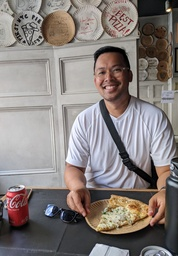
#> input picture Images/best_pizza.jpg, 178 x 256 px, shrunk from 2786 x 4017 before the run, found by its file name
$ python colour_helper.py
#> lines starting #> are read from the running program, lines starting #| are printed output that depends on the picture; after the words box and inside, x2 and y2 are one past the last pixel; in counts of white or black regions, pixels touching at a corner belong together
# Colour Helper
# Emma
# 13 December 2023

# Do you need help with colours?
# This is for you!

def pixel_to_string(pixel: tuple) -> list:
    """Take a rgb 3-tuple and "interpret it" as a colour and return that colour's name

    Params:
        pixel - 3-tuple of (red, green, blue)

    Return:
        String representing the colour
    """
    r, g, b = pixel

    if g > 95 and r < 120 and b < 120:
        return "green"
    if g < 25 and b < 25 and r > 150:
        return "red"
    if g < 100 and b < 100 and r > 155:
        return "ball red"
    if g <= 95 and b >= 95 and r <= 95:
        return "blue"

print(pixel_to_string((160, 0, 4))) #red

def is_light(pixel: tuple) -> bool:
    """Take a rgb 3-tuple and "interpret" it as a colour

    Params:
        pixel - 3-tuple of (red, green and blue)

    Return:
    If the average of the tuple values is greater than or equal to 128, it returns true.
    If less than 128, it returns false.
    """

    r, g, b = pixel

    if sum(pixel)/len(pixel) >= 128:
        return True
    else:
        return False

black_pixel = (0, 0, 0)
dark_gray_pixel = (127, 127, 127)
light_gray_pixel = (128, 128, 128)
white_pixel = (255, 255, 255)

(is_light(black_pixel))            # False
(is_light(dark_gray_pixel))        # False
(is_light(light_gray_pixel))       # True
(is_light(white_pixel))            # True

from PIL import Image

with Image.open("./Images/best_pizza.jpg") as im:

    # store the height and width of the image
#> im is the input picture: PIL image 178x256 RGB; mean R, G, B 134, 126.4, 124.1
    image_height = im.height
#> image_height = 256
    image_width = im.width
#> image_width = 178

    white_pixel = (255, 255, 255)
    black_pixel = (0, 0, 0)

    for y in range(image_height):
        for x in range(image_width):
            pixel = im.getpixel((x, y))
            # check pixel if it's white
            if is_light(pixel) == True:
                # replace it with a white pixel
                im.putpixel((x, y), white_pixel)
            else:
                im.putpixel((x, y), black_pixel)
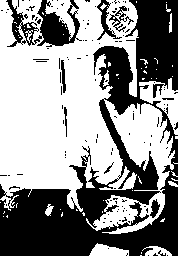
#> im: PIL image 178x256 RGB; 57.1% white; 122 black regions (113 under 20 px), largest, box (x1, y1, x2, y2) and area: (0, 0, 178, 256) 16786, (6, 0, 82, 47) 1575, (97, 0, 122, 40) 264

    # save the image
    im.save("./Images/result.jpg")

def pixel_to_grayscale(pixel: tuple) -> tuple:
    """Returns a grayscale version of the given pixel"""

    gray = int(pixel[0] * 0.3 + pixel[1] * 0.59 + pixel[2] * 0.11)

    return (gray, gray, gray)

def iamge_to_grayscale(filename: str) -> None:
    """Convert an image to grayscale"""

    with Image.open(f"./Images/{filename}") as im:
        for y in range(image_height):
            for x in range(image_width):
                pixel = im.getpixel((x, y))
                # check pixel if it's white
                if is_light(pixel) == True:
                    # replace it with a white pixel
                    im.putpixel((x, y), white_pixel)
                else:
                    im.putpixel((x, y), black_pixel)
